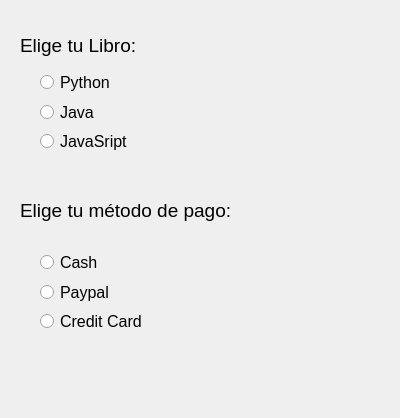
<?xml version="1.0" encoding="UTF-8"?>
<ui version="4.0">
 <class>Dialog</class>
 <widget class="QDialog" name="Dialog">
  <property name="geometry">
   <rect>
    <x>0</x>
    <y>0</y>
    <width>400</width>
    <height>418</height>
   </rect>
  </property>
  <property name="windowTitle">
   <string>Dialog</string>
  </property>
  <widget class="QLabel" name="label">
   <property name="geometry">
    <rect>
     <x>20</x>
     <y>30</y>
     <width>141</width>
     <height>31</height>
    </rect>
   </property>
   <property name="font">
    <font>
     <pointsize>14</pointsize>
    </font>
   </property>
   <property name="text">
    <string>Elige tu Libro:</string>
   </property>
  </widget>
  <widget class="QLabel" name="label_2">
   <property name="geometry">
    <rect>
     <x>20</x>
     <y>190</y>
     <width>221</width>
     <height>41</height>
    </rect>
   </property>
   <property name="font">
    <font>
     <pointsize>14</pointsize>
    </font>
   </property>
   <property name="text">
    <string>Elige tu método de pago:</string>
   </property>
  </widget>
  <widget class="QLabel" name="label_result">
   <property name="geometry">
    <rect>
     <x>20</x>
     <y>360</y>
     <width>361</width>
     <height>31</height>
    </rect>
   </property>
   <property name="font">
    <font>
     <pointsize>12</pointsize>
     <weight>75</weight>
     <bold>true</bold>
    </font>
   </property>
   <property name="text">
    <string/>
   </property>
  </widget>
  <widget class="QWidget" name="">
   <property name="geometry">
    <rect>
     <x>40</x>
     <y>70</y>
     <width>89</width>
     <height>83</height>
    </rect>
   </property>
   <layout class="QVBoxLayout" name="verticalLayout">
    <item>
     <widget class="QRadioButton" name="radiobtn_py">
      <property name="font">
       <font>
        <pointsize>12</pointsize>
       </font>
      </property>
      <property name="text">
       <string>Python</string>
      </property>
     </widget>
    </item>
    <item>
     <widget class="QRadioButton" name="radiobtn_java">
      <property name="font">
       <font>
        <pointsize>12</pointsize>
       </font>
      </property>
      <property name="text">
       <string>Java</string>
      </property>
     </widget>
    </item>
    <item>
     <widget class="QRadioButton" name="radiobtn_js">
      <property name="font">
       <font>
        <pointsize>12</pointsize>
       </font>
      </property>
      <property name="text">
       <string>JavaSript</string>
      </property>
     </widget>
    </item>
   </layout>
  </widget>
  <widget class="QWidget" name="">
   <property name="geometry">
    <rect>
     <x>40</x>
     <y>250</y>
     <width>105</width>
     <height>83</height>
    </rect>
   </property>
   <layout class="QVBoxLayout" name="verticalLayout_2">
    <item>
     <widget class="QRadioButton" name="radiobtn_cash">
      <property name="font">
       <font>
        <pointsize>12</pointsize>
       </font>
      </property>
      <property name="text">
       <string>Cash</string>
      </property>
     </widget>
    </item>
    <item>
     <widget class="QRadioButton" name="radiobtn_paypal">
      <property name="font">
       <font>
        <pointsize>12</pointsize>
       </font>
      </property>
      <property name="text">
       <string>Paypal</string>
      </property>
     </widget>
    </item>
    <item>
     <widget class="QRadioButton" name="radiobtn_card">
      <property name="font">
       <font>
        <pointsize>12</pointsize>
       </font>
      </property>
      <property name="text">
       <string>Credit Card</string>
      </property>
     </widget>
    </item>
   </layout>
  </widget>
 </widget>
 <resources/>
 <connections/>
</ui>
